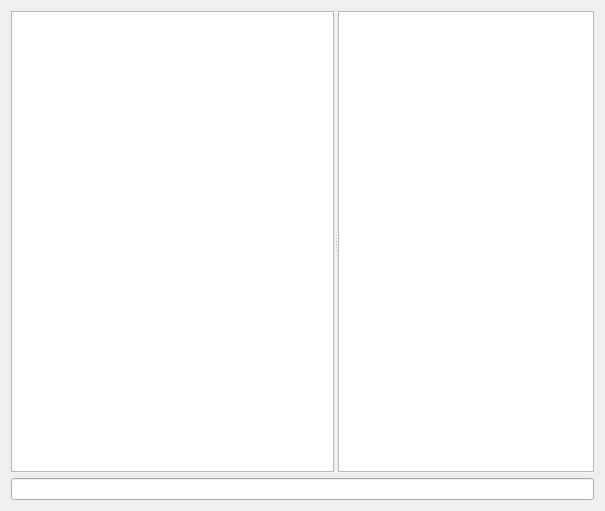
<?xml version="1.0" encoding="UTF-8"?>
<ui version="4.0">
 <class>Gui::ChannelForm</class>
 <widget class="QWidget" name="Gui::ChannelForm">
  <property name="geometry">
   <rect>
    <x>0</x>
    <y>0</y>
    <width>605</width>
    <height>511</height>
   </rect>
  </property>
  <property name="windowTitle">
   <string>Form</string>
  </property>
  <layout class="QVBoxLayout" name="verticalLayout">
   <item>
    <widget class="QSplitter" name="splitter">
     <property name="midLineWidth">
      <number>0</number>
     </property>
     <property name="orientation">
      <enum>Qt::Horizontal</enum>
     </property>
     <property name="childrenCollapsible">
      <bool>false</bool>
     </property>
     <widget class="Gui::IrcChatBuffer" name="textEdit">
      <property name="sizePolicy">
       <sizepolicy hsizetype="Expanding" vsizetype="Expanding">
        <horstretch>1</horstretch>
        <verstretch>0</verstretch>
       </sizepolicy>
      </property>
     </widget>
     <widget class="QListView" name="listView">
      <property name="sizePolicy">
       <sizepolicy hsizetype="Preferred" vsizetype="Expanding">
        <horstretch>0</horstretch>
        <verstretch>0</verstretch>
       </sizepolicy>
      </property>
     </widget>
    </widget>
   </item>
   <item>
    <widget class="QLineEdit" name="lineEdit"/>
   </item>
  </layout>
 </widget>
 <customwidgets>
  <customwidget>
   <class>Gui::IrcChatBuffer</class>
   <extends>QTextEdit</extends>
   <header>gui/ircchatbuffer.h</header>
  </customwidget>
 </customwidgets>
 <resources/>
 <connections/>
</ui>
